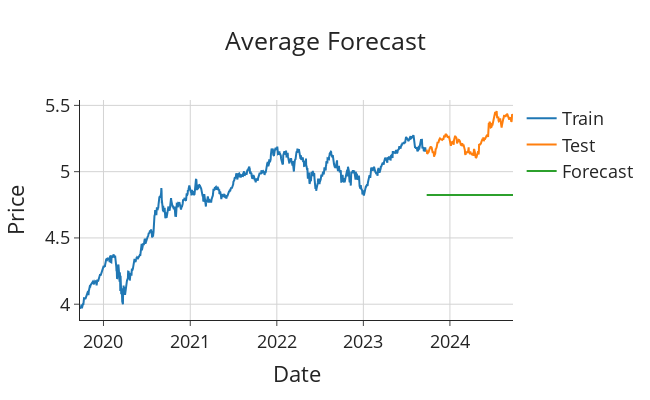

Notebook source saved alongside this figure:
### Code cell
#Average Forecast
mean_forecast = train.mean()
mean_forecast_series = pd.Series([mean_forecast] * len(test), index=test.index)
plot_forecast(mean_forecast_series,'Average Forecast')

### Figure 1 — Plotly figure (JSON) as saved in the notebook; plotly's stock layout.template omitted (floating-point values rounded to 4 significant figures; data arrays with more than 128 entries replaced by an {"elided": "..."} marker saying what was removed)
{"data": [{"name": "Train", "type": "scatter", "x": {"elided": "1007 str values"}, "y": {"elided": "1007 float values"}}, {"name": "Test", "type": "scatter", "x": {"elided": "251 str values"}, "y": {"elided": "251 float values"}}, {"mode": "lines", "name": "Forecast", "type": "scatter", "x": {"elided": "251 str values"}, "y": {"elided": "251 float values"}}], "layout": {"font": {"size": 18}, "height": 400, "title": {"text": "Average Forecast", "x": 0.5}, "width": 650, "xaxis": {"gridcolor": "LightGray", "showgrid": true, "title": {"text": "Date"}}, "yaxis": {"gridcolor": "LightGray", "showgrid": true, "title": {"text": "Price"}}}}
